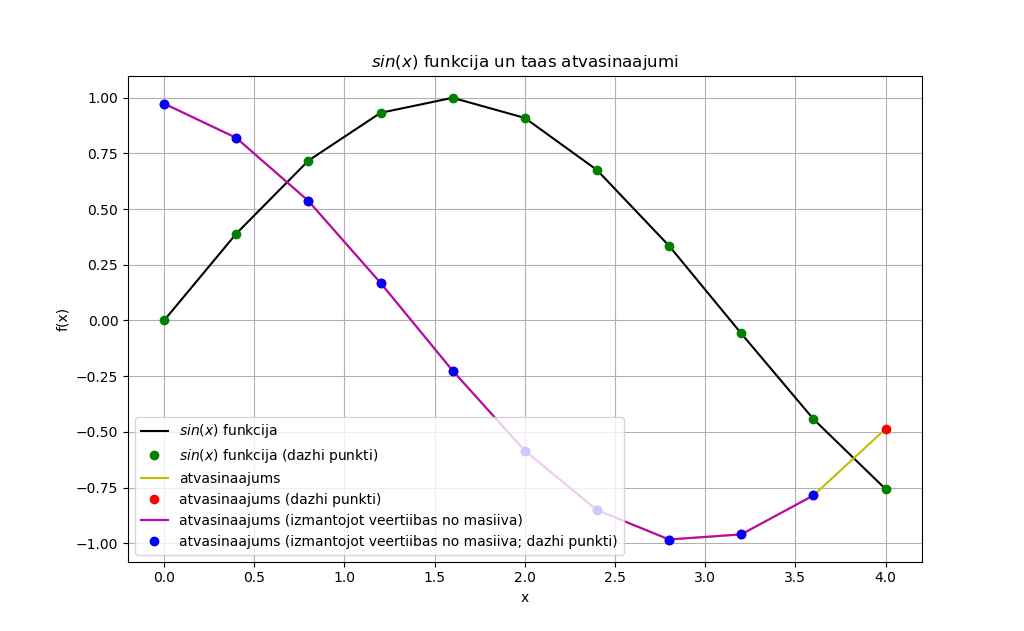

Write Python code to recreate this figure.
import sys
sys.path.append('/usr/local/anaconda3/lib/python3.6/site-packages')

from numpy import sin, linspace

def f(x):
    return sin(x)

x = linspace(0,4,11)
print(x)
#y = sin(x)
y = f(x)
print(y)

legend = []

from matplotlib import pyplot as plt
plt.grid()
plt.xlabel('x')
plt.ylabel('f(x)')
plt.title('$sin(x)$ funkcija un taas atvasinaajumi')
plt.plot(x,y,'k')
legend.append('$sin(x)$ funkcija')

plt.plot(x,y,'go')
legend.append('$sin(x)$ funkcija (dazhi punkti)')

deltax = x[1] - x[0]
N = len(x)
derivative = []

for i in range(N):
    temp = (f(x[i] + deltax) - f(x[i])) / deltax
    derivative.append(temp)
    print(derivative)

plt.plot(x,derivative,'y')
legend.append('atvasinaajums')

plt.plot(x,derivative,'ro')
legend.append('atvasinaajums (dazhi punkti)')

derivative_through_array = []
for i in range(N-1):
    temp = (y[i+1] - y[i]) / (x[i+1] - x[i])
    derivative_through_array.append(temp)

plt.plot(x[0:N-1],derivative_through_array,'m')
legend.append('atvasinaajums (izmantojot veertiibas no masiiva)')

plt.plot(x[0:N-1],derivative_through_array,'bo')
legend.append('atvasinaajums (izmantojot veertiibas no masiiva; dazhi punkti)')
#print(plt.legend.__doc__)
plt.legend(legend, loc = 3)
plt.show()
